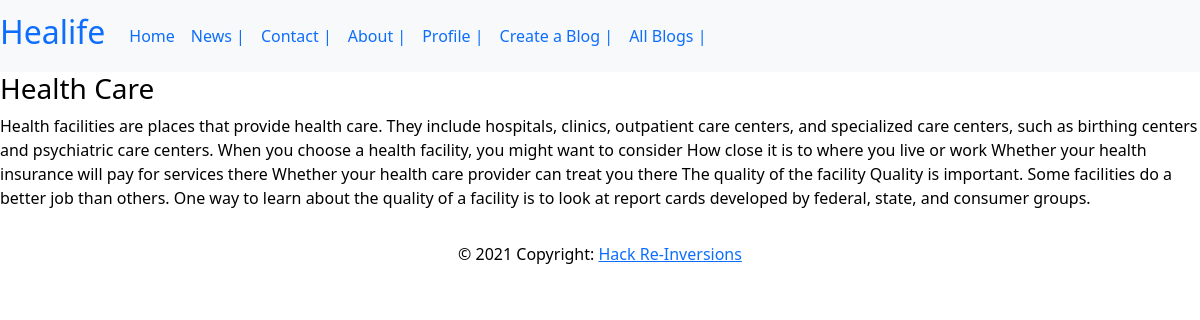
The app's page /blogs/ with its own data.
### Health/models.py (models this page shows)
class Post(models.Model):
  title = models.CharField(max_length=150)
  desc = models.TextField()

### Healife/views.py (the view)
# urls.py: path('blogs/' , views.blogs, name='blogs'),
def blogs(request):
  if request.method == 'GET':
    allBlogs = Post.objects.filter()
    theBlogs = []
    for blog in allBlogs:
      blogInstance = {
        "title": blog.title,
        "desc": blog.desc
      }
      theBlogs.append(blogInstance)
    return render(request, 'blogs.html', {
      "blogs": theBlogs
    })

### templates/blogs.html (shortened to what this page needs)
{% extends 'base.html' %}
{% load static %}
{% block content %}
<link rel="stylesheet" href= "{% static '/blogs.css'%}">
{% for blog in blogs %}
    <h3>{{blog.title}}</h3>
    <p>{{blog.desc}}</p>
{% endfor %}
{% endblock %}

### templates/base.html (shortened to what this page needs)
<!DOCTYPE html>
{% load static %}
<html lang="en">
<head>
  <link rel="stylesheet" href="{% static 'css/bootstrap.css'%}">
  <link rel="stylesheet" href="{% static 'css/style.css'%}">
</head>
<body>
  <nav class="navbar navbar-expand-lg  bg-light">
    <a class="navbar-brand" href="#"><h2>Healife</h2></a>
    <div class="collapse navbar-collapse" id="navbarSupportedContent">
      <ul class="navbar-nav mr-auto">
        <li class="nav-item active">
          <a class="nav-link active" href="/">Home</a>
        </li>
        <li class="nav-item">
          <a class="nav-link active" href="{% url 'news' %}"> News |</a>
        </li>
        <li class="nav-item active">
          <a class="nav-link active" href="{% url 'contact' %}"> Contact |</a>
        </li>
        <li class="nav-item">
          <a class="nav-link active" href="{% url 'about' %}"> About |</a>
        </li>
        <li class="nav-item">
          <a class="nav-link active" href="{% url 'profile' %}"> Profile |</a>
        </li>
        <li class="nav-item">
          <a class="nav-link active" href="{% url 'create' %}"> Create a Blog |</a>
        </li>
        <li class="nav-item">
          <a class="nav-link active" href="{% url 'blogs' %}"> All Blogs |</a>
        </li>
      </ul>
    </div>
  </nav>
  {% block content %}
  {% endblock content %}
  <footer class="page-footer font-small blue">
    <div class="footer-copyright text-center py-3">© 2021 Copyright:
      <a href="https://mdbootstrap.com/"> Hack Re-Inversions</a>
    </div>
  </footer>
</body>
</html>

### static/css/style.css (style rules this page uses)
body { background-color:white; color: black; }

### records on screen
Post: title "Health Care", desc "Health facilities are places that provide health care. They include hospitals, clinics, outpatient care centers, and specialized care centers, such as birthing centers and psychiatric care centers. When you choose a health facility, you might want to consider How close it is to where you live or work Whether your health insurance will pay for services there Whether your health care provider can treat you there The quality of the facility Quality is important. Some facilities do a better job than others. One way to learn about the quality of a facility is to look at report cards developed by federal, state, and consumer groups."
